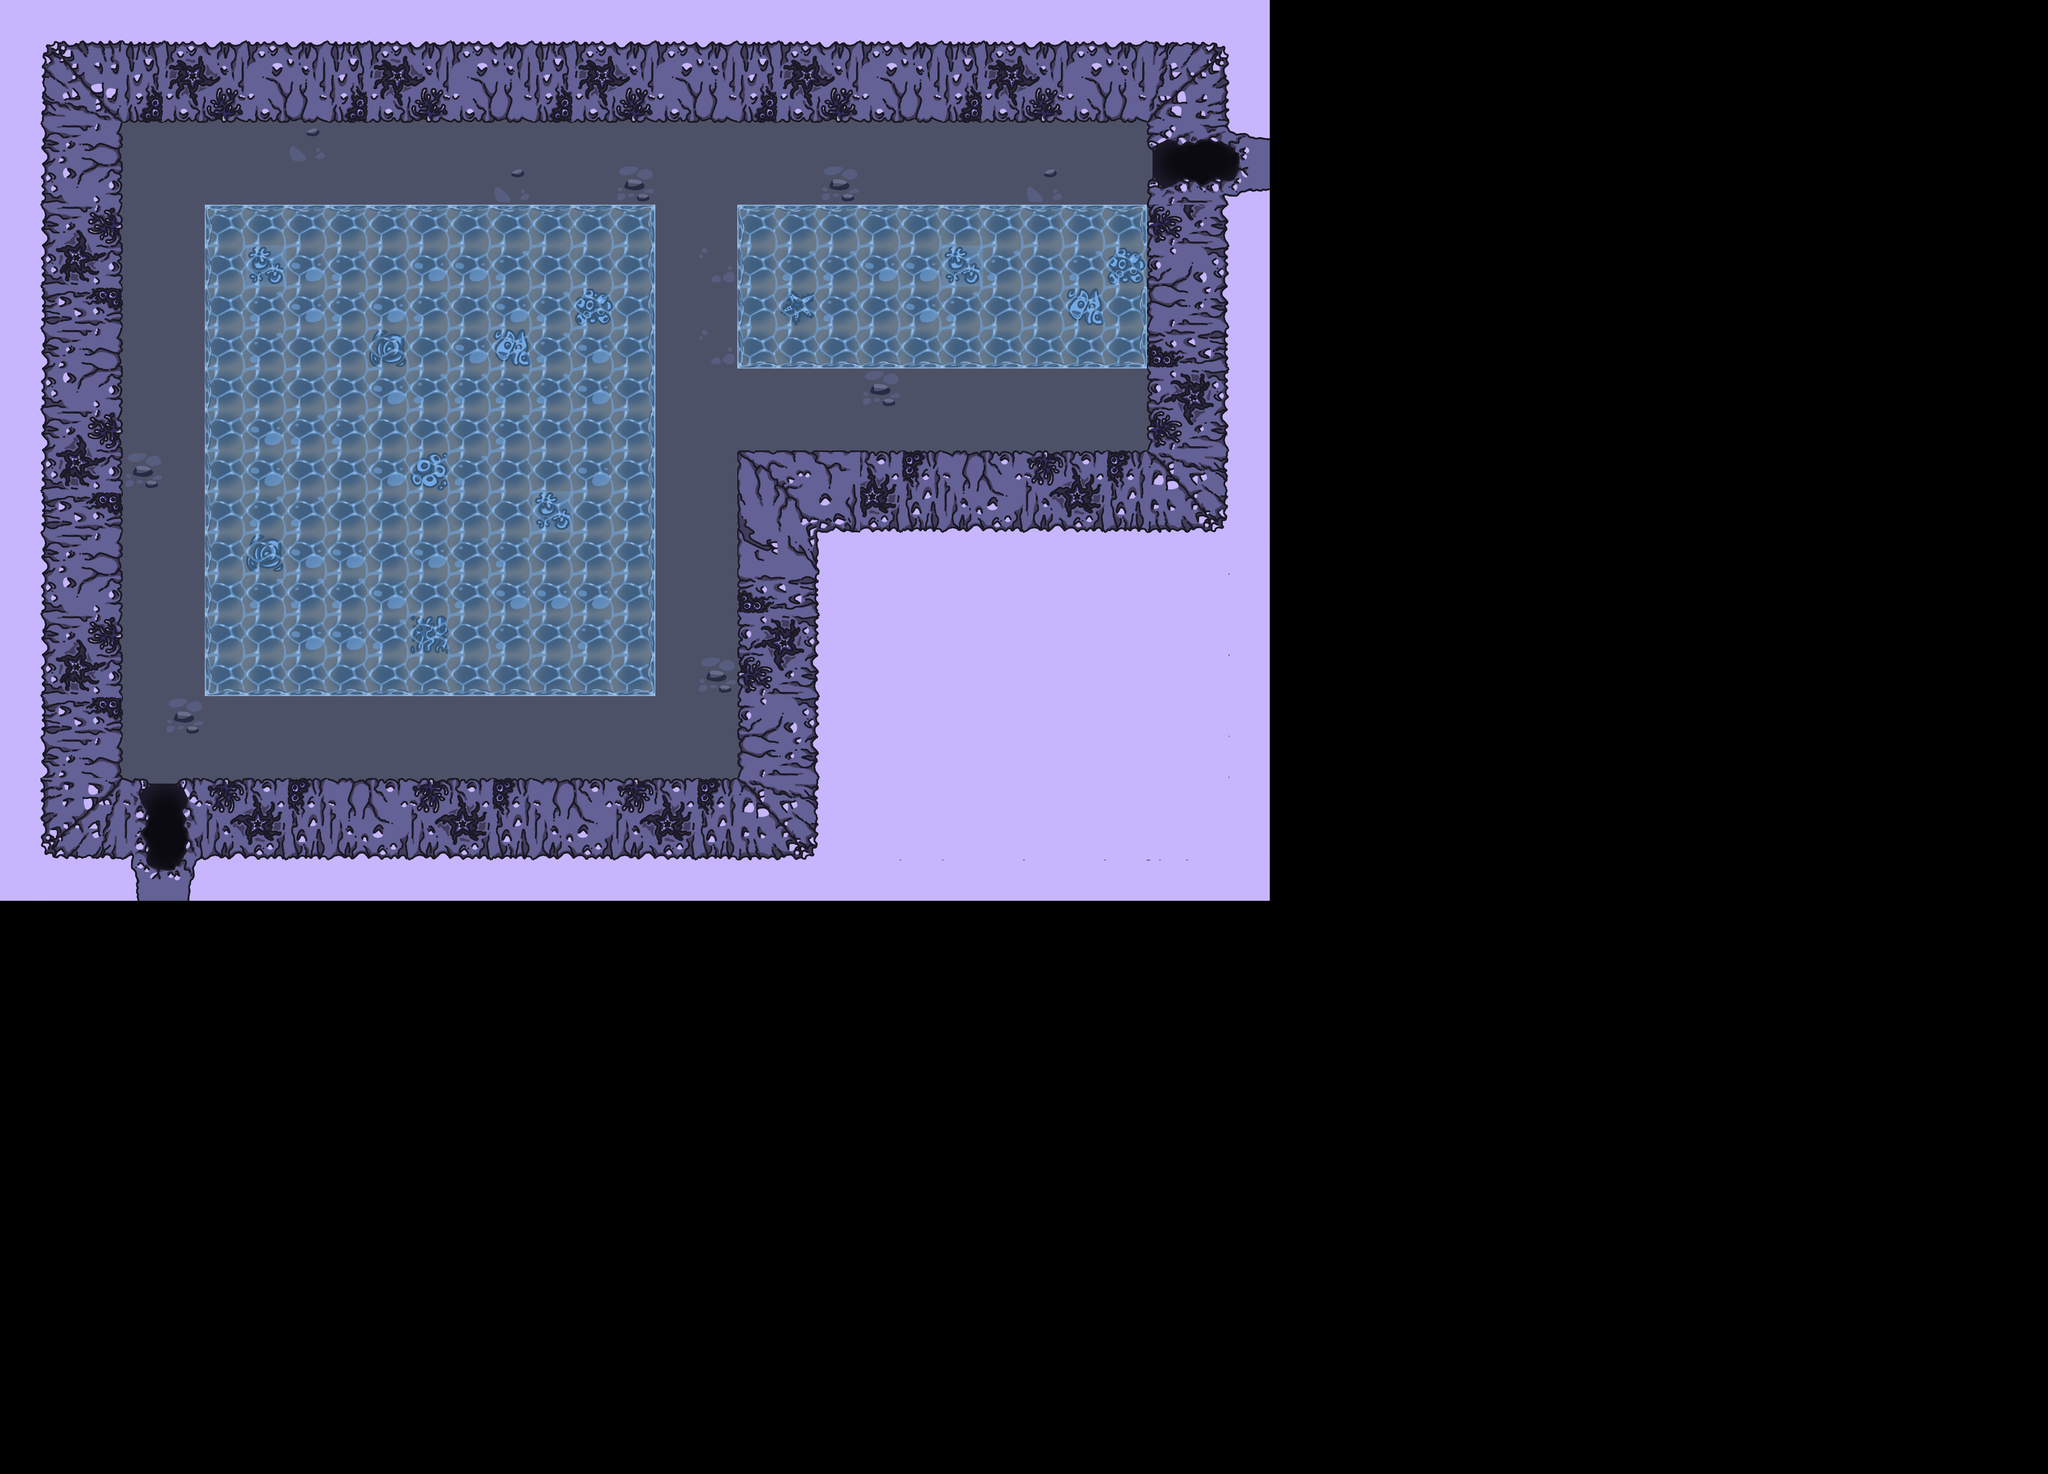

Rendered tile map (Tiled .tmx) drawn with the repository's tilesets; below, a short description and the map source with its tile grids summarised:
An orthogonal 50x36 tile map with 80x80 px tiles, 4 tile layers (colisionFantasma, floor, colisionCuerpo, walls), 5 tilesets and 1 object.

<map version="1.2" tiledversion="1.3.5" orientation="orthogonal" renderorder="right-down" width="50" height="36" tilewidth="80" tileheight="80" infinite="0" nextlayerid="5" nextobjectid="1">
 <tileset firstgid="1" name="Map1_tilesheet" tilewidth="80" tileheight="80" tilecount="28" columns="7">
  <image source="../Art/Dungeon Sprites/Map1_tilesheet.png" width="560" height="320" />
 </tileset>
 <tileset firstgid="29" name="Wall" tilewidth="80" tileheight="80" tilecount="1" columns="1">
  <image source="../Art/Dungeon Sprites/Wall.png" width="80" height="80" />
  <tile id="0">
   <objectgroup draworder="index" id="2">
    <object id="1" x="0" y="-0.125" width="80" height="80.25" />
   </objectgroup>
  </tile>
 </tileset>
 <tileset firstgid="30" name="esquinaRara" tilewidth="80" tileheight="80" tilecount="9" columns="3">
  <image source="../Art/Dungeon Sprites/esquinaRara.png" width="240" height="240" />
 </tileset>
 <tileset firstgid="39" name="ParedPuerta" tilewidth="80" tileheight="80" tilecount="6" columns="3">
  <image source="../Art/Dungeon Sprites/ParedPuerta.png" width="240" height="160" />
 </tileset>
 <tileset firstgid="45" name="WaterSpritesheet" tilewidth="80" tileheight="80" tilecount="24" columns="24">
  <image source="../Art/Dungeon Sprites/WaterSpritesheet.png" width="1920" height="80" />
 </tileset>
 <layer id="2" name="colisionFantasma" width="50" height="36">
  <data>[1800 cells, 362 non-empty, 1 distinct tile ids]</data>
 </layer>
 <layer id="1" name="floor" width="50" height="36">
  <data>[1800 cells, 320 non-empty, 4 distinct tile ids]</data>
 </layer>
 <layer id="3" name="colisionCuerpo" width="50" height="36">
  <data>[1800 cells, 172 non-empty, 1 distinct tile ids]</data>
 </layer>
 <layer id="4" name="walls" width="50" height="36">
  <data>[1800 cells, 534 non-empty, 57 distinct tile ids]</data>
 </layer>
</map>